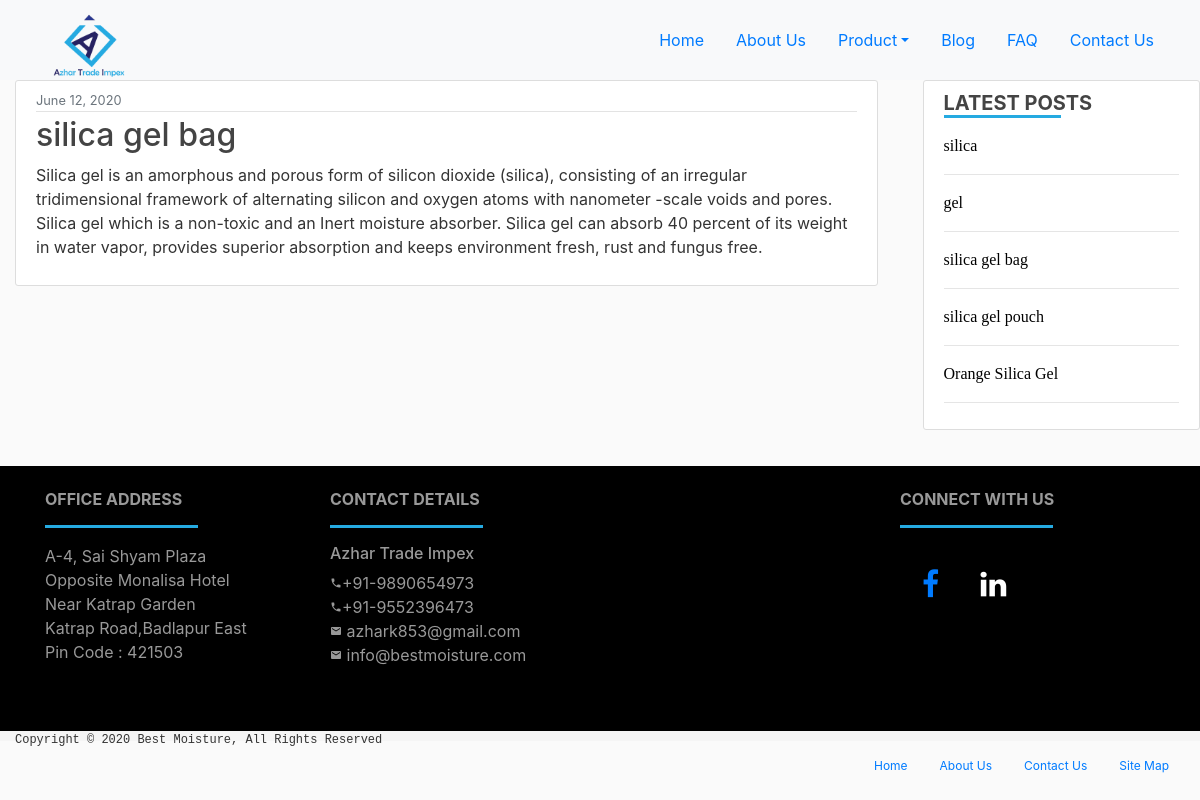
Screenshot of /silicagelbag with the database file from the repository.
### blog/models.py (models this page shows, shortened)
class Post(models.Model):
    title = models.CharField(max_length=100)
    content = models.TextField()
    date_posted = models.DateTimeField(default=timezone.now)
    slug = models.SlugField(null=False, unique= True)

### blog/views.py (the view)
# urls.py: path('<slug:slug>', PostDetailView.as_view(), name='post_detail'),
class PostDetailView(DetailView):
    model = Post
    template_name = 'blog/post_detail.html'

### blog/templatetags/blog_tags.py (called while the page is built)
@register.simple_tag
def get_recent_posts(num=5):
    return Post.objects.all().order_by('-date_posted')[:num]

### blog/templates/blog/post_detail.html
{%extends 'blog1/base.html'%}
{%block content%}
    <div class="container">
        <article class="media content-section">
            <div class="media-body">
            <div class="article-metadata">
                <small class="text-muted">{{ object.date_posted|date:'F d, Y' }}</small>
            </div>
            <h2>{{ object.title }}</h2>
            <p class="article-content">{{ object.content}}</p>
            </div>
        </article>
    </div>
{%endblock%}

### blog/templates/blog1/base.html (shortened to what this page needs)
{%load static%}
{% load blog_tags%}
<html>
<head>
    <link rel="stylesheet" href="{%static 'blog/bootstrap.css'%}">
    <link rel="stylesheet" href="https://cdnjs.cloudflare.com/ajax/libs/font-awesome/4.7.0/css/font-awesome.min.css">
    <link rel="stylesheet" type="text/css" href="{%static 'blog/main.css'%}">
</head>
<body>
    <header class="site-header">
        <nav class="navbar navbar-expand navbar-light bg-light flex-column flex-md-row bd-navbar fixed-top">
            <div class="container">
                    <a class="navbar-brand" style="margin-bottom: 20px;" href="/">
                        <img src="{%static 'blog/azhar-logo.png' %}" width="90px" height="90px" alt="">
                    </a>
                <ul class="nav justify-content-end">
                    <li class="nav-item">
                        <a class="nav-item nav-link" href="/">Home</a>
                    </li>
                    <li class="nav-item">
                        <a class="nav-item nav-link" href="{%url 'blog-about'%}">About Us</a>
                    </li>
                    <li class="nav-item dropdown">
                        <a class="nav-link dropdown-toggle" href="#" id="navbarDropdown" role="button"
                            data-toggle="dropdown" aria-hashpop="true" aria-expanded="false">Product</a>
                    </li>
                    <li class="nav-item">
                        <a class="nav-item nav-link" href="{%url 'post'%}">Blog</a>
                    </li>
                    <li class="nav-item">
                        <a class="nav-item nav-link" href="{%url 'blog-FAQ'%}">FAQ</a>
                    </li>
                    <li class="nav-item">
                        <a class="nav-item nav-link" href="{%url 'blog-contact'%}">Contact Us</a>
                    </li>
                </ul>
            </div>
        </nav>
    </header>
    <div class="row">
        <div class=" container col-md-9">
            {%block content%}
            {%endblock%}
        </div> <br>
        <div class=" container col-md-3">
            {%block data%}
                <div class="content-section">
                    <h5 style="margin-bottom: 0px !important;"><b>LATEST POSTS</b></h5>
                    <hr style="border-top: 3px solid #25aae1; margin-top: 0px !important;" align="left" width="50%">
                    {% get_recent_posts as post_list%}
                    <ul style="padding-inline-start: 0px !important;">
                        {% for post in post_list%}
                                    <a href="{%url 'post_detail' post.slug %}"><span class="recent_post">{{post.title}}</span></a>
                            <hr style="line-height: 100%;">
                            {% endfor %}
                    </ul>
                </div>
            {%endblock%}
        </div>
    </div>
    <footer class="page-footer font-small" style="background-color:black">
        <div class="container col-md-12">
            <div class="container text-center text-md-left">
                <div class="row mt-3 py-4" style="padding-bottom: 0px; padding-top: 0px;">
                    <div class="col-md-3 mb-4" style="color: #999999;">
                        <h6 class="text-uppercase font-weight-bold" style="color: #999999;">Office Address</h6>
                        <hr style="border-top: 3px solid #25aae1;" align="left" width="60%">
                        <p>
                            A-4, Sai Shyam Plaza <br>
                            Opposite Monalisa Hotel <br>
                            Near Katrap Garden <br>
                            Katrap Road,Badlapur East <br>
                            Pin Code : 421503
                        </p>
                    </div>
                    <div class="col-md-3 mb-4" style="color: #999999;">
                        <h6 class="text-uppercase font-weight-bold" style="color: #999999;"> Contact Details</h6>
                        <hr style="border-top: 3px solid #25aae1;" align="left" width="60%">
                        <p>
                            <h6 style="color: #999999;">Azhar Trade Impex</h6>
                            <i class="material-icons" style="font-size:12px">phone</i>+91-9890654973 <br>
                            <i class="material-icons" style="font-size:12px">phone</i>+91-9552396473<br>
                            <i class="material-icons" style="font-size:12px">email</i> azhark853@gmail.com<br>
                            <i class="material-icons" style="font-size:12px">email</i> info@bestmoisture.com
                        </p>
                    </div>
                    <div class="col-md-3 mb-4">
                    </div>
                    <div class="social-media-button-container col-md-3 mb-4" style="color: #999999; text-align: left;">
                        <h6 class="text-uppercase font-weight-bold" style="color: #999999;"> Connect with Us</h6>
                        <hr style="border-top: 3px solid #25aae1;" align="left" width="60%" height="40%">
                        <a href="#" class="fa fa-facebook"></a>
                        <a href="#" class="fa fa-linkedin"></a>
                    </div>
                </div>
            </div>
        </div>
    </footer>
    <footer style="color: #333333; background-color:whitesmoke">
        <div class="container col-md-12" style="height:10px; margin-bottom: 0px;">
            <p style="font-family:monospace; margin-bottom: 0px; font-size:12px;">Copyright © 2020 Best Moisture, All
                Rights Reserved </p>
            <ul class="nav justify-content-end" style="font-size: 12px;">
                <li class="nav-item">
                    <a class="nav-link active" href="/">Home</a>
                </li>
                <li class="nav-item">
                    <a class="nav-link" href="{% url 'blog-about'%}">About Us</a>
                </li>
                <li class="nav-item">
                    <a class="nav-link" href="{% url 'blog-contact'%}">Contact Us</a>
                </li>
                <li class="nav-item">
                    <a class="nav-link" href="{% url 'django.contrib.sitemaps.views.sitemap'%}">Site Map</a>
                </li>
            </ul>
        </div>
    </footer>
</body>
</html>

### blog/static/blog/main.css (style rules this page uses)
body { background: #fafafa; color: #333333; margin-top: 5rem; }
h1, h2, h3, h4, h5, h6 { color: #444444; }
ul { margin: 0; }
.navbar { min-height: 12px; }
.navbar-brand { position: relative; width: 100px; left: 15px; max-height: 100px; min-height: 60px; height: 50px; line-height: 50px; padding-top: 0px; margin-bottom: 20px; }
.content-section { background: #ffffff; padding: 10px 20px; border: 1px solid #dddddd; border-radius: 3px; margin-bottom: 20px; }
.article-content { white-space: pre-line; }
.article-metadata { padding-bottom: 1px; margin-bottom: 4px; border-bottom: 1px solid #e3e3e3 }
.fa { padding: 20px; font-size: 30px; width: 50px; text-align: center; text-decoration: none; margin: 5px 2px; border-radius: 100%; }
.fa-linkedin { color:white; }
.recent_post { color: #000000; font-family: Verdana; font-size: 16px; }

### rows the page displays
Post: date_posted "June 12, 2020", title "silica gel bag", content "Silica gel is an amorphous and porous form of silicon dioxide (silica), consisting of an irregular tridimensional framework of alternating silicon and oxygen atoms with nanometer -scale voids and pores. Silica gel which is a non-toxic and an Inert moisture absorber. Silica gel can absorb 40 percent of its weight in water vapor, provides superior absorption and keeps environment fresh, rust and fungus free."
Post: title "silica"
Post: title "gel"
Post: title "silica gel pouch"
Post: title "Orange Silica Gel"
